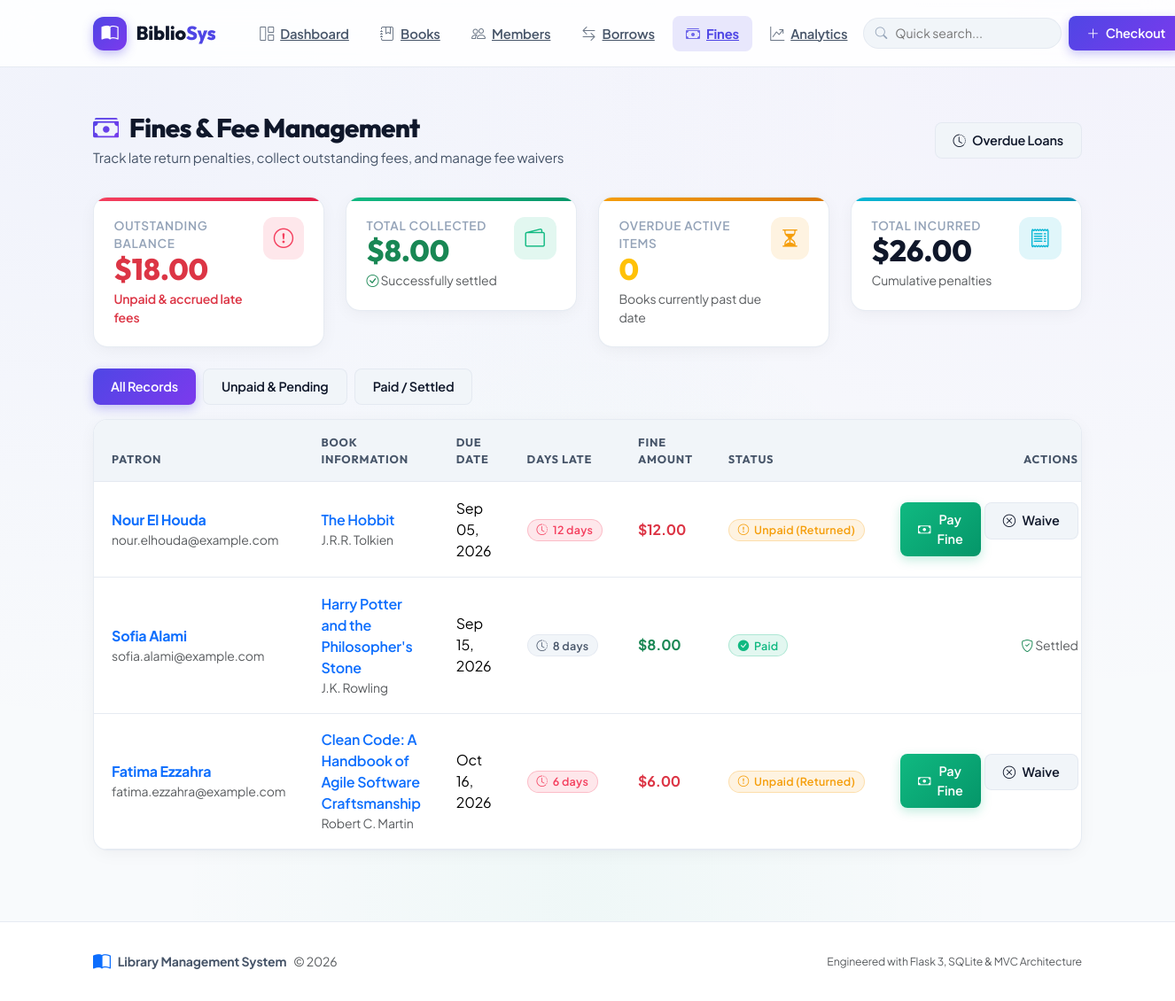
Page /fines on the committed database.
### app/models.py (models this page shows, shortened)
class Member(db.Model):
    __tablename__ = 'members'
    id = db.Column(db.Integer, primary_key=True)
    name = db.Column(db.String(100), nullable=False, index=True)
    email = db.Column(db.String(120), unique=True, nullable=False, index=True)
    phone = db.Column(db.String(20), nullable=True)
    address = db.Column(db.Text, nullable=True)
    registration_date = db.Column(db.DateTime, default=datetime.utcnow)
    membership_type = db.Column(db.String(20), default='standard')  # standard, premium
    is_active = db.Column(db.Boolean, default=True)
    created_at = db.Column(db.DateTime, default=datetime.utcnow)
    updated_at = db.Column(db.DateTime, default=datetime.utcnow, onupdate=datetime.utcnow)
    borrows = db.relationship('Borrow', backref='member', lazy='dynamic', cascade='all, delete-orphan')

class Book(db.Model):
    __tablename__ = 'books'
    id = db.Column(db.Integer, primary_key=True)
    title = db.Column(db.String(200), nullable=False, index=True)
    author = db.Column(db.String(100), nullable=False, index=True)
    isbn = db.Column(db.String(13), unique=True, nullable=False, index=True)
    category = db.Column(db.String(50), nullable=True)
    publication_year = db.Column(db.Integer, nullable=True)
    publisher = db.Column(db.String(100), nullable=True)
    description = db.Column(db.Text, nullable=True)
    quantity = db.Column(db.Integer, default=1, nullable=False)
    available = db.Column(db.Integer, default=1, nullable=False)
    cover_image = db.Column(db.String(200), nullable=True)
    created_at = db.Column(db.DateTime, default=datetime.utcnow)
    updated_at = db.Column(db.DateTime, default=datetime.utcnow, onupdate=datetime.utcnow)
    borrows = db.relationship('Borrow', backref='book', lazy='dynamic', cascade='all, delete-orphan')

class Borrow(db.Model):
    __tablename__ = 'borrows'
    id = db.Column(db.Integer, primary_key=True)
    book_id = db.Column(db.Integer, db.ForeignKey('books.id'), nullable=False, index=True)
    member_id = db.Column(db.Integer, db.ForeignKey('members.id'), nullable=False, index=True)
    borrow_date = db.Column(db.DateTime, default=datetime.utcnow, nullable=False)
    due_date = db.Column(db.DateTime, nullable=False)
    return_date = db.Column(db.DateTime, nullable=True)
    status = db.Column(db.String(20), default='active', nullable=False)  # active, returned, overdue
    notes = db.Column(db.Text, nullable=True)
    fine_amount = db.Column(db.Float, default=0.0)
    fine_paid = db.Column(db.Boolean, default=False)
    created_at = db.Column(db.DateTime, default=datetime.utcnow)
    updated_at = db.Column(db.DateTime, default=datetime.utcnow, onupdate=datetime.utcnow)
    def days_overdue(self):
        if self.status == 'returned':
            if self.return_date and self.return_date > self.due_date:
                return (self.return_date - self.due_date).days
            return 0
        if not self.is_overdue():
            return 0
        return (datetime.now() - self.due_date).days

### app/routes.py (the view, shortened to what this page needs)
@main_bp.route('/fines')
def fines_list():
    filter_status = request.args.get('status', 'all')  # all, unpaid, paid
    today = datetime.now()
    returned_with_fines = Borrow.query.filter(
        Borrow.status == 'returned',
        Borrow.fine_amount > 0
    ).all()
    active_overdue = Borrow.query.filter(
        Borrow.status == 'active',
        Borrow.due_date < today
    ).all()
    total_paid_fines = sum(b.fine_amount for b in returned_with_fines if b.fine_paid)
    unpaid_returned_fines = sum(b.fine_amount for b in returned_with_fines if not b.fine_paid)
    pending_active_fines = sum(b.calculate_fine() for b in active_overdue)
    total_unpaid_fines = unpaid_returned_fines + pending_active_fines
    total_fines_accrued = total_paid_fines + total_unpaid_fines
    fine_records = []
    for b in returned_with_fines:
        fine_records.append({
            'borrow': b,
            'type': 'returned',
            'days_overdue': b.days_overdue(),
            'amount': b.fine_amount,
            'is_paid': b.fine_paid,
            'status_label': 'Paid' if b.fine_paid else 'Unpaid (Returned)'
        })
    if filter_status == 'unpaid':
        fine_records = [f for f in fine_records if not f['is_paid']]
    elif filter_status == 'paid':
        fine_records = [f for f in fine_records if f['is_paid']]
    fine_records.sort(key=lambda x: x['days_overdue'], reverse=True)
    return render_template(
        'fines/list.html',
        fine_records=fine_records,
        filter_status=filter_status,
        total_paid_fines=round(total_paid_fines, 2),
        total_unpaid_fines=round(total_unpaid_fines, 2),
        total_fines_accrued=round(total_fines_accrued, 2),
        overdue_count=len(active_overdue)
    )

### app/__init__.py (called while the page is built)
def create_app(config_name=None):
    app = Flask(__name__)
    if config_name is None:
        config_name = os.environ.get('FLASK_ENV', 'development')
    from config import config
    app.config.from_object(config.get(config_name, config['development']))
    db.init_app(app)
    @app.context_processor
    def inject_globals():
        return {
            'now': datetime.now(),
            'app_name': app.config.get('APP_NAME', 'Library Management System')
        }
    upload_folder = app.config.get('UPLOAD_FOLDER')
    if upload_folder and not os.path.exists(upload_folder):
        os.makedirs(upload_folder)
    with app.app_context():
        from app import routes
        app.register_blueprint(routes.main_bp)
        db.create_all()
    register_template_filters(app)
    register_error_handlers(app)
    return app

### app/templates/fines/list.html (shortened to what this page needs)
{% extends "base.html" %}
{% block content %}
<div class="page-header">
    <div>
        <h1 class="page-title">
            <i class="bi bi-cash-stack"></i> Fines &amp; Fee Management
        </h1>
        <p class="page-subtitle">Track late return penalties, collect outstanding fees, and manage fee waivers</p>
    </div>
    <div class="d-flex align-items-center gap-2">
        <a href="{{ url_for('main.borrows_list', status='overdue') }}" class="btn btn-secondary">
            <i class="bi bi-clock-history"></i> Overdue Loans
        </a>
    </div>
</div>
<div class="row g-4 mb-4">
    <div class="col-sm-6 col-xl-3">
        <div class="stat-card-modern danger">
            <div class="d-flex justify-content-between align-items-start">
                <div>
                    <div class="stat-label">Outstanding Balance</div>
                    <div class="stat-value text-danger">${{ "%.2f"|format(total_unpaid_fines) }}</div>
                    <small class="text-danger fw-semibold d-block mt-1">
                        Unpaid &amp; accrued late fees
                    </small>
                </div>
                <div class="stat-icon-wrapper stat-icon-danger">
                    <i class="bi bi-exclamation-circle"></i>
                </div>
            </div>
        </div>
    </div>
    <div class="col-sm-6 col-xl-3">
        <div class="stat-card-modern success">
            <div class="d-flex justify-content-between align-items-start">
                <div>
                    <div class="stat-label">Total Collected</div>
                    <div class="stat-value text-success">${{ "%.2f"|format(total_paid_fines) }}</div>
                    <small class="text-muted d-block mt-1">
                        <i class="bi bi-check-circle text-success"></i> Successfully settled
                    </small>
                </div>
                <div class="stat-icon-wrapper stat-icon-success">
                    <i class="bi bi-wallet2"></i>
                </div>
            </div>
        </div>
    </div>
    <div class="col-sm-6 col-xl-3">
        <div class="stat-card-modern warning">
            <div class="d-flex justify-content-between align-items-start">
                <div>
                    <div class="stat-label">Overdue Active Items</div>
                    <div class="stat-value text-warning">{{ overdue_count }}</div>
                    <small class="text-muted d-block mt-1">
                        Books currently past due date
                    </small>
                </div>
                <div class="stat-icon-wrapper stat-icon-warning">
                    <i class="bi bi-hourglass-split"></i>
                </div>
            </div>
        </div>
    </div>
    <div class="col-sm-6 col-xl-3">
        <div class="stat-card-modern info">
            <div class="d-flex justify-content-between align-items-start">
                <div>
                    <div class="stat-label">Total Incurred</div>
                    <div class="stat-value">${{ "%.2f"|format(total_fines_accrued) }}</div>
                    <small class="text-muted d-block mt-1">
                        Cumulative penalties
                    </small>
                </div>
                <div class="stat-icon-wrapper stat-icon-info">
                    <i class="bi bi-receipt"></i>
                </div>
            </div>
        </div>
    </div>
</div>
<div class="d-flex gap-2 mb-3">
    <a href="{{ url_for('main.fines_list', status='all') }}"
       class="btn btn-sm {% if filter_status == 'all' %}btn-primary{% else %}btn-secondary{% endif %}">
        All Records
    </a>
    <a href="{{ url_for('main.fines_list', status='unpaid') }}"
       class="btn btn-sm {% if filter_status == 'unpaid' %}btn-primary{% else %}btn-secondary{% endif %}">
        Unpaid &amp; Pending
    </a>
    <a href="{{ url_for('main.fines_list', status='paid') }}"
       class="btn btn-sm {% if filter_status == 'paid' %}btn-primary{% else %}btn-secondary{% endif %}">
        Paid / Settled
    </a>
</div>
{% if fine_records %}
<div class="card mb-4">
    <div class="card-body p-0">
        <div class="table-responsive">
            <table class="table table-hover align-middle mb-0">
                <thead>
                    <tr>
                        <th>Patron</th>
                        <th>Book Information</th>
                        <th>Due Date</th>
                        <th>Days Late</th>
                        <th>Fine Amount</th>
                        <th>Status</th>
                        <th class="text-end">Actions</th>
                    </tr>
                </thead>
                <tbody>
                    {% for item in fine_records %}
                    {% set b = item.borrow %}
                    <tr {% if not item.is_paid %}class="table-danger bg-opacity-10"{% endif %}>
                        <td>
                            <a href="{{ url_for('main.members_detail', id=b.member.id) }}" class="fw-bold text-decoration-none">
                                {{ b.member.name }}
                            </a>
                            <small class="text-muted d-block">{{ b.member.email }}</small>
                        </td>
                        <td>
                            <a href="{{ url_for('main.books_detail', id=b.book.id) }}" class="fw-semibold text-decoration-none">
                                {{ b.book.title }}
                            </a>
                            <small class="text-muted d-block">{{ b.book.author }}</small>
                        </td>
                        <td>{{ b.due_date|format_date }}</td>
                        <td>
                            <span class="badge {% if item.is_paid %}badge-soft-secondary{% else %}badge-soft-danger{% endif %}">
                                <i class="bi bi-clock-history"></i> {{ item.days_overdue }} days
                            </span>
                        </td>
                        <td>
                            <span class="fw-bold fs-6 {% if item.is_paid %}text-success{% else %}text-danger{% endif %}">
                                ${{ "%.2f"|format(item.amount) }}
                            </span>
                        </td>
                        <td>
                            {% if item.is_paid %}
                            <span class="badge badge-soft-success">
                                <i class="bi bi-check-circle-fill"></i> Paid
                            </span>
                            {% elif item.type == 'active_overdue' %}
                            <span class="badge badge-soft-danger">
                                <span class="status-dot pulse"></span> Pending Overdue
                            </span>
                            {% else %}
                            <span class="badge badge-soft-warning">
                                <i class="bi bi-exclamation-circle"></i> Unpaid (Returned)
                            </span>
                            {% endif %}
                        </td>
                        <td class="text-end">
                            {% if not item.is_paid %}
                            <div class="btn-group btn-group-sm">
                                <form method="POST" action="{{ url_for('main.borrows_pay_fine', id=b.id) }}" class="d-inline">
                                    <button type="submit" class="btn btn-success" title="Mark Fine as Paid">
                                        <i class="bi bi-cash"></i> Pay Fine
                                    </button>
                                </form>
                                <form method="POST" action="{{ url_for('main.borrows_waive_fine', id=b.id) }}" class="d-inline ms-1"
                                      onsubmit="return confirm('Are you sure you want to waive and forgive this fine?')">
                                    <button type="submit" class="btn btn-secondary" title="Waive Fine">
                                        <i class="bi bi-x-circle"></i> Waive
                                    </button>
                                </form>
                            </div>
                            {% else %}
                            <span class="text-muted small">
                                <i class="bi bi-shield-check text-success"></i> Settled
                            </span>
                            {% endif %}
                        </td>
                    </tr>
                    {% endfor %}
                </tbody>
            </table>
        </div>
    </div>
</div>
{% endif %}
{% endblock %}

### rows in the picture
Borrow: due_date "Sep 05, 2026", days_overdue "12", amount "12.00", shows "Unpaid (Returned)"
Member: member.name "Nour El Houda", member.email "nour.elhouda@example.com"
Book: book "The Hobbit", book.author "J.R.R. Tolkien"
Borrow: due_date "Sep 15, 2026", days_overdue "8", amount "8.00", shows "Paid", shows "Settled"
Member: member.name "Sofia Alami", member.email "sofia.alami@example.com"
Book: book "Harry Potter and the Philosopher's Stone", book.author "J.K. Rowling"
Borrow: due_date "Oct 16, 2026", days_overdue "6", amount "6.00", shows "Unpaid (Returned)"
Member: member.name "Fatima Ezzahra", member.email "fatima.ezzahra@example.com"
Book: book "Clean Code: A Handbook of Agile Software Craftsmanship", book.author "Robert C. Martin"

### other values in the picture
{{ "%.2f"|format(total_unpaid_fines) }} "18.00"
{{ "%.2f"|format(total_paid_fines) }} "8.00"
{{ overdue_count }} "0"
{{ "%.2f"|format(total_fines_accrued) }} "26.00"
{{ app_name }} "Library Management System"
